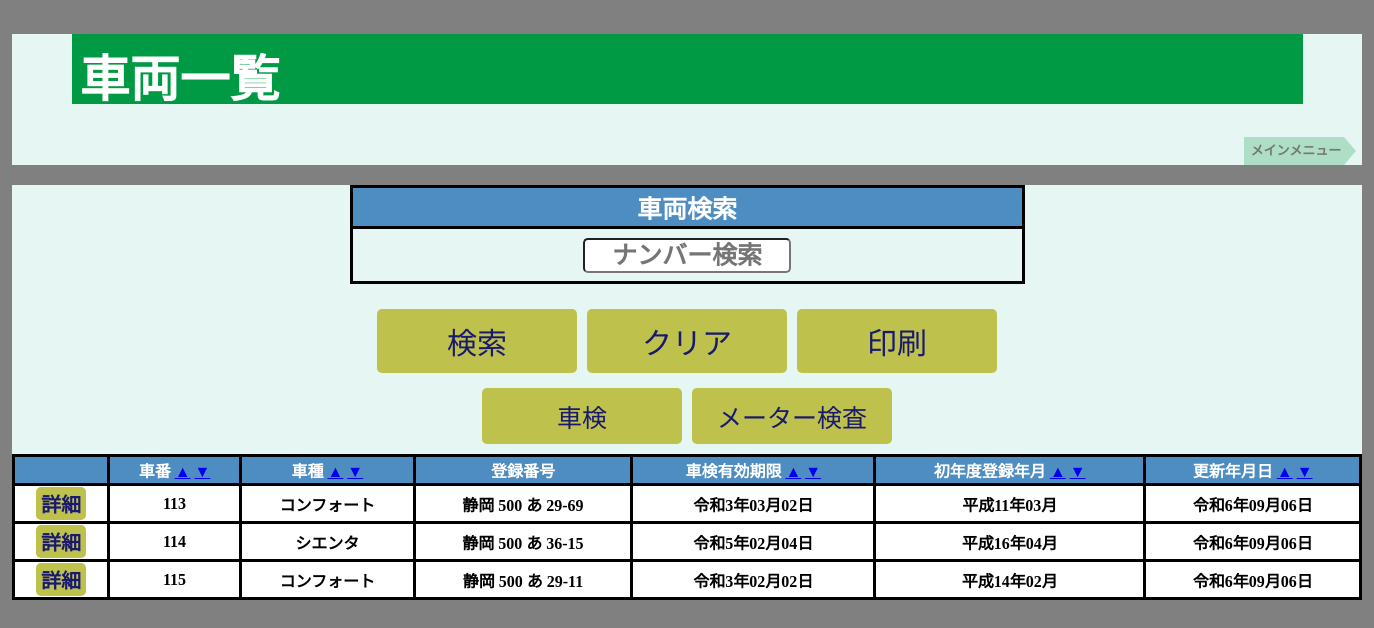
The page /vehicles/list.php on the database as committed earlier.
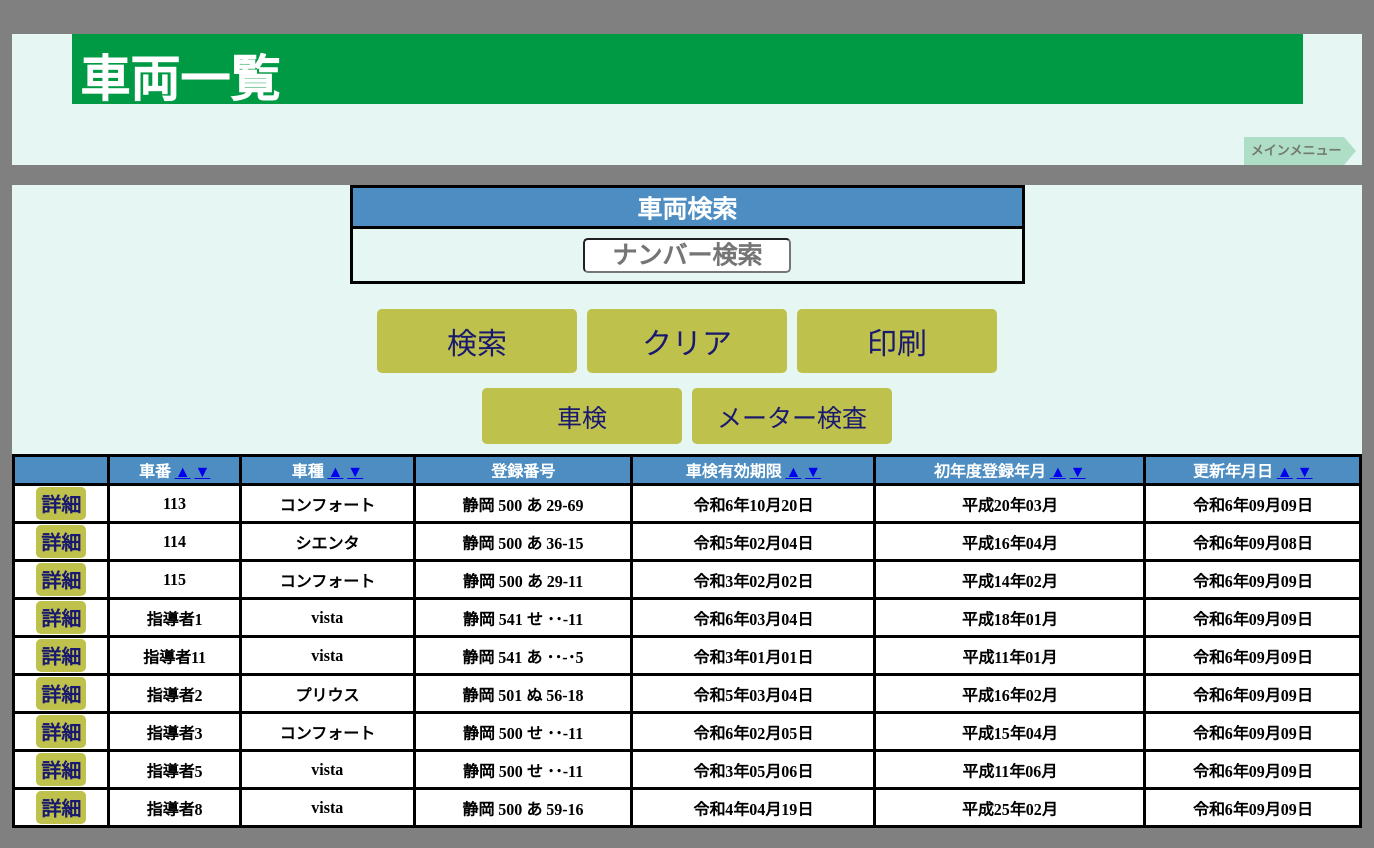
The same page on the database as committed later.
### tables this page shows
CREATE TABLE `vehicles` (
  `car_id` int(11) NOT NULL,
  `car_number_name` varchar(5) NOT NULL COMMENT '車番',
  `car_model` varchar(10) NOT NULL COMMENT '車種',
  `car_name` varchar(30) NOT NULL COMMENT '車名',
  `car_transpottaition` varchar(5) NOT NULL COMMENT '運輸支局',
  `car_classification_no` int(3) NOT NULL COMMENT '分類番号',
  `car_purpose` varchar(1) NOT NULL COMMENT '用途別',
  `car_number` varchar(5) NOT NULL COMMENT '番号',
  `car_chassis_number` varchar(20) NOT NULL COMMENT '車台番号',
  `first_registration_day` date NOT NULL COMMENT '初年度登録年月',
  `vehicle_inspection_day` date NOT NULL COMMENT '車検有効期限',
  `compulsory_automobile_day` date NOT NULL COMMENT '自賠責有効期限',
  `meter_inspection_day` date DEFAULT NULL COMMENT 'メーター検査',
  `lp_gas_day` date DEFAULT NULL COMMENT 'LPガス容器有効',
  `owner_name` varchar(20) NOT NULL COMMENT '所有者（名）',
  `owner_address` varchar(150) NOT NULL COMMENT '所有者住所',
  `user_name` varchar(20) NOT NULL COMMENT '使用者（名）',
  `user_address` varchar(150) NOT NULL COMMENT '使用者（住所）',
  `headquarters_address` int(1) NOT NULL COMMENT '本拠の位置',
  `vehicle_registrationday` datetime NOT NULL COMMENT '登録日',
  `vehicle_updateday` timestamp NOT NULL DEFAULT current_timestamp() ON UPDATE current_timestamp() COMMENT '更新日',
  `is_suspended` tinyint(1) NOT NULL DEFAULT 0
);

### vehicles/list.php (the view, shortened to what the changed rows need)
<?php
require '../common/config.php';
try {
    $sort = $_GET['sort'] ?? 'car_number_name';
    $order = $_GET['order'] ?? 'asc';
    $order = ($order === 'desc') ? 'desc' : 'asc';
    $sql = "SELECT * FROM vehicles";
    $sql .= " ORDER BY $sort $order";
    $stmt = $pdoAccount->prepare($sql);
    $stmt->execute();
    $processedVehicles = $stmt->fetchAll(PDO::FETCH_ASSOC);
    $finalVehicles = [];
    foreach ($processedVehicles as $vehicle) {
        $vehicle['detail_link'] = "update.php?car_id=" . htmlspecialchars($vehicle['car_id'], ENT_QUOTES, 'UTF-8');
        $finalVehicles[] = $vehicle;
    }
} catch (PDOException $e) {
    echo 'データベースエラー: ' . htmlspecialchars($e->getMessage(), ENT_QUOTES, 'UTF-8');
    exit();
}
function convertToJapaneseEra($year) {
    $eras = [
        ['name' => '令和', 'start' => 2019],
        ['name' => '平成', 'start' => 1989],
    ];
    foreach ($eras as $era) {
        if ($year >= $era['start']) {
            $eraYear = $year - $era['start'] + 1;
            return $era['name'] . ($eraYear === 1 ? '元' : $eraYear) . '年';
        }
    }
    return $year . '年';
}
function formatCarNumberPart($part, $is_purpose = false) {
    if (empty($part)) {
        return $is_purpose ? '･' : '･･';
    } elseif (strlen($part) === 1) {
        return '･' . $part;
    }
    return $part;
}
?>
<!DOCTYPE html>
<html lang="ja">
    <head>
        <link rel="stylesheet" href="list.css">
    </head>
    <body>
        <header>
            <h1>車両一覧</h1>
        </header>
        <main>
            <form action="" method="get" class="search-form">
                <table class="search">
                    <tr>
                        <th colspan="1">車両検索</th>
                    </tr>
                </table>
            </form>
            <div class="print-area">
                <table class="list">
                    <tr>
                        <th></th>
                        <th class="car_number_name">車番
                            <a href="?sort=car_number_name&order=asc">▲</a>
                            <a href="?sort=car_number_name&order=desc">▼</a>
                        </th>
                        <th class="car_model">車種
                            <a href="?sort=car_model&order=asc">▲</a>
                            <a href="?sort=car_model&order=desc">▼</a>
                        </th>
                        <th class="car_">登録番号</th>
                        <th class="vehicle_inspection">車検有効期限
                            <a href="?sort=vehicle_inspection_day&order=asc">▲</a>
                            <a href="?sort=vehicle_inspection_day&order=desc">▼</a>
                        </th>
                        <th class="first_registration">初年度登録年月
                            <a href="?sort=first_registration_day&order=asc">▲</a>
                            <a href="?sort=first_registration_day&order=desc">▼</a>
                        </th>
                        <th class="vehicle_updateday">更新年月日
                            <a href="?sort=vehicle_updateday&order=asc">▲</a>
                            <a href="?sort=vehicle_updateday&order=desc">▼</a>
                        </th>
                    </tr>
                    <?php foreach ($finalVehicles as $vehicle): ?>
                        <tr>
                            <td class="<?= $vehicle['is_suspended'] ? 'suspended' : '' ?>">
                                <a href="<?= htmlspecialchars($vehicle['detail_link'], ENT_QUOTES, 'UTF-8') ?>" class="button">詳細</a>
                            </td>
                            <td class="<?= $vehicle['is_suspended'] ? 'suspended' : '' ?>">
                                <?= htmlspecialchars($vehicle['car_number_name'], ENT_QUOTES, 'UTF-8') ?>
                            </td>
                            <td class="<?= $vehicle['is_suspended'] ? 'suspended' : '' ?>">
                                <?= htmlspecialchars($vehicle['car_model'], ENT_QUOTES, 'UTF-8') ?>
                            </td>
                            <td class="<?= $vehicle['is_suspended'] ? 'suspended' : '' ?>">
                                <?php
                                $transpottaition = formatCarNumberPart($vehicle['car_transpottaition']);
                                $classification_no = formatCarNumberPart($vehicle['car_classification_no']);
                                $purpose = formatCarNumberPart($vehicle['car_purpose'], true);
                                $car_number_parts = explode('-', $vehicle['car_number']);
                                $number01 = formatCarNumberPart($car_number_parts[0] ?? '');
                                $number02 = formatCarNumberPart($car_number_parts[1] ?? '');
                                echo htmlspecialchars($transpottaition . ' ' . $classification_no . ' ' . $purpose . ' ' . $number01 . '-' . $number02, ENT_QUOTES, 'UTF-8');
                                ?>
                            </td>
                            <td class="<?= $vehicle['is_suspended'] ? 'suspended' : '' ?>">
                                <?php
                                $inspectionYear = date('Y', strtotime($vehicle['vehicle_inspection_day']));
                                $inspectionMonthDay = date('m月d日', strtotime($vehicle['vehicle_inspection_day']));
                                echo htmlspecialchars(convertToJapaneseEra($inspectionYear) . $inspectionMonthDay, ENT_QUOTES, 'UTF-8');
                                ?>
                            </td>
                            <td class="<?= $vehicle['is_suspended'] ? 'suspended' : '' ?>">
                                <?php
                                $firstRegYear = date('Y', strtotime($vehicle['first_registration_day']));
                                $firstRegMonth = date('m月', strtotime($vehicle['first_registration_day']));
                                echo htmlspecialchars(convertToJapaneseEra($firstRegYear) . $firstRegMonth, ENT_QUOTES, 'UTF-8');
                                ?>
                            </td>
                            <td class="<?= $vehicle['is_suspended'] ? 'suspended' : '' ?>">
                                <?php
                                $updatedYear = date('Y', strtotime($vehicle['vehicle_updateday']));
                                $updatedMonthDay = date('m月d日', strtotime($vehicle['vehicle_updateday']));
                                echo htmlspecialchars(convertToJapaneseEra($updatedYear) . $updatedMonthDay, ENT_QUOTES, 'UTF-8');
                                ?>
                            </td>
                        </tr>
                    <?php endforeach ?>
                </table>
            </div>
        </main>
    </body>
</html>

Rows that differ between the two databases and show on the page:
changed vehicles "静岡 500 あ 29-69": vehicle_inspection_day "令和3年03月02日" → "令和6年10月20日"; first_registration_day "平成11年03月" → "平成20年03月"; vehicle_updateday "令和6年09月06日" → "令和6年09月09日"
changed vehicles "シエンタ": vehicle_updateday "令和6年09月06日" → "令和6年09月08日"
changed vehicles "静岡 500 あ 29-11": vehicle_updateday "令和6年09月06日" → "令和6年09月09日"
added vehicles: car_number_name "指導者1", car_model "vista", car_transpottaition+car_classification_no+car_purpose "静岡 541 せ ･･-11", vehicle_inspection_day "令和6年03月04日", first_registration_day "平成18年01月", vehicle_updateday "令和6年09月09日"
added vehicles: car_number_name "指導者11", car_model "vista", car_transpottaition+car_classification_no+car_purpose "静岡 541 あ ･･-･5", vehicle_inspection_day "令和3年01月01日", first_registration_day "平成11年01月", vehicle_updateday "令和6年09月09日"
added vehicles: car_number_name "指導者2", car_model "プリウス", car_transpottaition+car_classification_no+car_purpose "静岡 501 ぬ 56-18", vehicle_inspection_day "令和5年03月04日", first_registration_day "平成16年02月", vehicle_updateday "令和6年09月09日"
added vehicles: car_number_name "指導者3", car_model "コンフォート", car_transpottaition+car_classification_no+car_purpose "静岡 500 せ ･･-11", vehicle_inspection_day "令和6年02月05日", first_registration_day "平成15年04月", vehicle_updateday "令和6年09月09日"
added vehicles: car_number_name "指導者5", car_model "vista", car_transpottaition+car_classification_no+car_purpose "静岡 500 せ ･･-11", vehicle_inspection_day "令和3年05月06日", first_registration_day "平成11年06月", vehicle_updateday "令和6年09月09日"
added vehicles: car_number_name "指導者8", car_model "vista", car_transpottaition+car_classification_no+car_purpose "静岡 500 あ 59-16", vehicle_inspection_day "令和4年04月19日", first_registration_day "平成25年02月", vehicle_updateday "令和6年09月09日"
